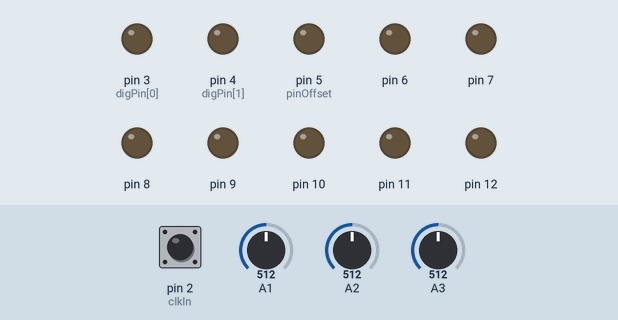
Recording of a sketch running on a simulated Arduino Nano, built with avr-gcc and run on an emulated ATmega328P. Parts: output pins drawn as LEDs (lit = HIGH). Dashed ring = blinking. The inputs (shaded band) are chosen by the test bench; at power-on: pin 2 (clkIn) HIGH, A1 = 512, A2 = 512, A3 = 512.

Above: at 1.2 s.
1.3 s: pin 2 (clkIn) pulsed LOW 2 times (0.12 s each, 0.3 s apart)
At 1.6 s:
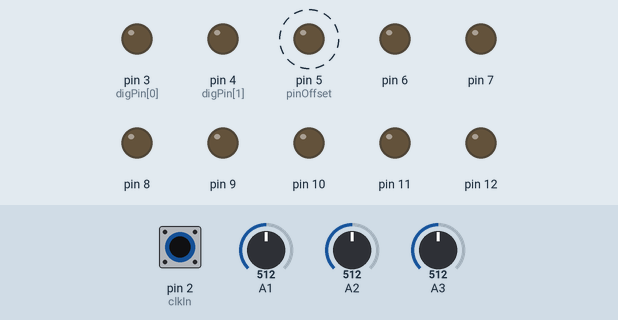
3.4 s: pin 2 (clkIn) pulsed LOW 5 times (0.12 s each, 0.3 s apart)
At 4.6 s:
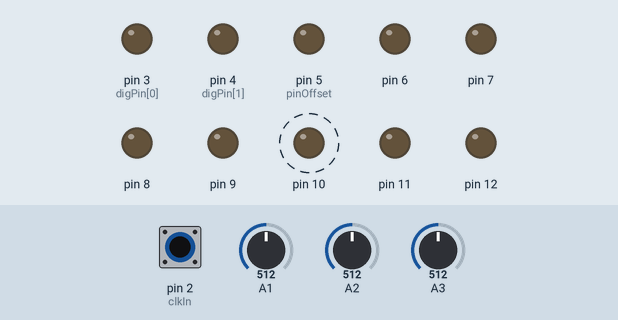
Timing chart, 0 to 6.4 s (numbered marks = the images above; inputs shaded):
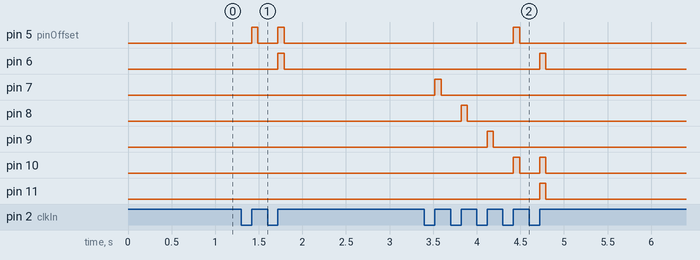

The sketch:

rcd.ino
```cpp
// Rotating Clock Divider

// Constants related to the Arduino Nano pin use
// Arduino framework defines A0, A1, A2, A3 to refer to relevant pins
const int clkIn = 2;           // the digital (clock) input
const int digPin[2] = {3, 4};  // the digital output pins
const int pinOffset = 5;
byte dac;
byte fn;
volatile int clkState;

void setup() {
  pinMode(clkIn, INPUT);

  // set up the 8-bit DAC output pins
  for (int i = 0; i < 8; i++) {
    pinMode(pinOffset + i, OUTPUT);
    digitalWrite(pinOffset + i, LOW);
  }

  // set up clock interrupt
  attachInterrupt(0, isr, RISING);
}

void loop() {
  //a2 is divide, map to 7 rotations
  //a3 is reset - 5v+ for reset on next tick
  //clock input
  //a1 gate width as a % of clock time
  byte divisions[] = {1, 2, 3, 4, 5, 6, 7, 8};
  byte counters[8] = {1, 2, 3, 4, 5, 6, 7, 8};

  byte i;

  dpout();
  byte rot = 0;
  byte dac = 0;
  int pw; //ms
  boolean reset;

  while (1) {
    if (clkState == HIGH) {
      clkState = LOW;

      //tick
      dac = 0;
      for (i = 0; i < 8; i++) {
        counters[i]--;
        if (counters[i] == 0) {
          dac = bitSet(dac, i);
          counters[i] = divisions[(i + rot) % 8];
        }
      }
      dacOutput(dac);

      //read rotation and reset
      rot = map(analogRead(A2), 0, 1023, 0, 7);
      reset = analogRead(A3) == 1023;
      pw = 10 + (analogRead(A1) >> 7) * 15; //10-130ms

      if (reset) {
        for (i = 0; i < 8; i++) {
          counters[i] = divisions[(i + rot) % 8];
        }
      }
      delay(pw);
    }
    else {
      dacOutput(0);
    }
  }
}

//  isr() - quickly handle interrupts from the clock input
//  ------------------------------------------------------
void isr()
{
  clkState = HIGH;
}

//  dacOutput(byte) - deal with the DAC output
//  -----------------------------------------
void dacOutput(byte v)
{
  PORTB = (PORTB & B11100000) | (v >> 3);
  PORTD = (PORTD & B00011111) | ((v & B00000111) << 5);
}

void dpout() {
  for (int i = 0; i < 2; i++) {
    pinMode(digPin[i], OUTPUT);
    digitalWrite(digPin[i], LOW);
  }
}
void dpin() {
  pinMode(digPin[0], INPUT);
  pinMode(digPin[1], INPUT);
}

void select() {
  //visual representation of A0, A1
  byte dac;

  while (1) {
    dac = 0;
    bitSet(dac, analogRead(A0) >> 7);
    bitSet(dac, analogRead(A1) >> 7);
    dacOutput(dac);
    delay(100);
  }
}
```

Measured:
- after the input at 1.3 s, pin 5 (pinOffset): alternates HIGH for 0.07 s and LOW for 0.23 s, 4 changes in all, then stays LOW, starting after 0.12 s; pin 6: LOW → HIGH after 0.42 s, → LOW 0.07 s later
- after the input at 3.4 s, pin 5 (pinOffset): LOW → HIGH after 1.0 s, → LOW 0.07 s later; pin 6, pin 11: LOW → HIGH after 1.3 s, → LOW 0.07 s later; pin 7: LOW → HIGH after 0.12 s, → LOW 0.07 s later; pin 8: LOW → HIGH after 0.42 s, → LOW 0.07 s later; pin 9: LOW → HIGH after 0.72 s, → LOW 0.07 s later
